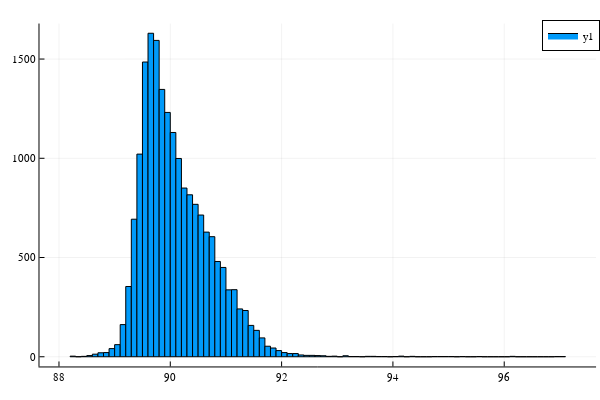

Here is the notebook cell this chart was saved with:
### Code cell
histogram(cy1)

### Figure 1 — Plotly figure (JSON) as saved in the notebook; plotly's stock layout.template omitted (floating-point values rounded to 4 significant figures)
{"data": [{"fill": "tozeroy", "fillcolor": "rgba(0, 154, 250, 1.000)", "hoverinfo": "none", "legendgroup": "y1", "line": {"color": "rgba(0, 0, 0, 1.000)", "dash": "solid", "width": 1}, "mode": "lines", "name": "y1", "showlegend": true, "type": "scatter", "x": [88.2, 88.2, 88.3, 88.3, 88.2, 88.2], "xaxis": "x1", "y": [3, 0, 0, 3, 3, 3], "yaxis": "y1"}, {"fill": "tozeroy", "fillcolor": "rgba(0, 154, 250, 1.000)", "hoverinfo": "none", "legendgroup": "y1", "line": {"color": "rgba(0, 0, 0, 1.000)", "dash": "solid", "width": 1}, "mode": "lines", "name": "y1", "showlegend": false, "type": "scatter", "x": [88.3, 88.3, 88.4, 88.4, 88.3, 88.3], "xaxis": "x1", "y": [0, 0, 0, 0, 0, 0], "yaxis": "y1"}, {"fill": "tozeroy", "fillcolor": "rgba(0, 154, 250, 1.000)", "hoverinfo": "none", "legendgroup": "y1", "line": {"color": "rgba(0, 0, 0, 1.000)", "dash": "solid", "width": 1}, "mode": "lines", "name": "y1", "showlegend": false, "type": "scatter", "x": [88.4, 88.4, 88.5, 88.5, 88.4, 88.4], "xaxis": "x1", "y": [2, 0, 0, 2, 2, 2], "yaxis": "y1"}, {"fill": "tozeroy", "fillcolor": "rgba(0, 154, 250, 1.000)", "hoverinfo": "none", "legendgroup": "y1", "line": {"color": "rgba(0, 0, 0, 1.000)", "dash": "solid", "width": 1}, "mode": "lines", "name": "y1", "showlegend": false, "type": "scatter", "x": [88.5, 88.5, 88.6, 88.6, 88.5, 88.5], "xaxis": "x1", "y": [6, 0, 0, 6, 6, 6], "yaxis": "y1"}, {"fill": "tozeroy", "fillcolor": "rgba(0, 154, 250, 1.000)", "hoverinfo": "none", "legendgroup": "y1", "line": {"color": "rgba(0, 0, 0, 1.000)", "dash": "solid", "width": 1}, "mode": "lines", "name": "y1", "showlegend": false, "type": "scatter", "x": [88.6, 88.6, 88.7, 88.7, 88.6, 88.6], "xaxis": "x1", "y": [13, 0, 0, 13, 13, 13], "yaxis": "y1"}, {"fill": "tozeroy", "fillcolor": "rgba(0, 154, 250, 1.000)", "hoverinfo": "none", "legendgroup": "y1", "line": {"color": "rgba(0, 0, 0, 1.000)", "dash": "solid", "width": 1}, "mode": "lines", "name": "y1", "showlegend": false, "type": "scatter", "x": [88.7, 88.7, 88.8, 88.8, 88.7, 88.7], "xaxis": "x1", "y": [20, 0, 0, 20, 20, 20], "yaxis": "y1"}, {"fill": "tozeroy", "fillcolor": "rgba(0, 154, 250, 1.000)", "hoverinfo": "none", "legendgroup": "y1", "line": {"color": "rgba(0, 0, 0, 1.000)", "dash": "solid", "width": 1}, "mode": "lines", "name": "y1", "showlegend": false, "type": "scatter", "x": [88.8, 88.8, 88.9, 88.9, 88.8, 88.8], "xaxis": "x1", "y": [21, 0, 0, 21, 21, 21], "yaxis": "y1"}, {"fill": "tozeroy", "fillcolor": "rgba(0, 154, 250, 1.000)", "hoverinfo": "none", "legendgroup": "y1", "line": {"color": "rgba(0, 0, 0, 1.000)", "dash": "solid", "width": 1}, "mode": "lines", "name": "y1", "showlegend": false, "type": "scatter", "x": [88.9, 88.9, 89, 89, 88.9, 88.9], "xaxis": "x1", "y": [41, 0, 0, 41, 41, 41], "yaxis": "y1"}, {"fill": "tozeroy", "fillcolor": "rgba(0, 154, 250, 1.000)", "hoverinfo": "none", "legendgroup": "y1", "line": {"color": "rgba(0, 0, 0, 1.000)", "dash": "solid", "width": 1}, "mode": "lines", "name": "y1", "showlegend": false, "type": "scatter", "x": [89, 89, 89.1, 89.1, 89, 89], "xaxis": "x1", "y": [61, 0, 0, 61, 61, 61], "yaxis": "y1"}, {"fill": "tozeroy", "fillcolor": "rgba(0, 154, 250, 1.000)", "hoverinfo": "none", "legendgroup": "y1", "line": {"color": "rgba(0, 0, 0, 1.000)", "dash": "solid", "width": 1}, "mode": "lines", "name": "y1", "showlegend": false, "type": "scatter", "x": [89.1, 89.1, 89.2, 89.2, 89.1, 89.1], "xaxis": "x1", "y": [162, 0, 0, 162, 162, 162], "yaxis": "y1"}, {"fill": "tozeroy", "fillcolor": "rgba(0, 154, 250, 1.000)", "hoverinfo": "none", "legendgroup": "y1", "line": {"color": "rgba(0, 0, 0, 1.000)", "dash": "solid", "width": 1}, "mode": "lines", "name": "y1", "showlegend": false, "type": "scatter", "x": [89.2, 89.2, 89.3, 89.3, 89.2, 89.2], "xaxis": "x1", "y": [354, 0, 0, 354, 354, 354], "yaxis": "y1"}, {"fill": "tozeroy", "fillcolor": "rgba(0, 154, 250, 1.000)", "hoverinfo": "none", "legendgroup": "y1", "line": {"color": "rgba(0, 0, 0, 1.000)", "dash": "solid", "width": 1}, "mode": "lines", "name": "y1", "showlegend": false, "type": "scatter", "x": [89.3, 89.3, 89.4, 89.4, 89.3, 89.3], "xaxis": "x1", "y": [693, 0, 0, 693, 693, 693], "yaxis": "y1"}, {"fill": "tozeroy", "fillcolor": "rgba(0, 154, 250, 1.000)", "hoverinfo": "none", "legendgroup": "y1", "line": {"color": "rgba(0, 0, 0, 1.000)", "dash": "solid", "width": 1}, "mode": "lines", "name": "y1", "showlegend": false, "type": "scatter", "x": [89.4, 89.4, 89.5, 89.5, 89.4, 89.4], "xaxis": "x1", "y": [1021, 0, 0, 1021, 1021, 1021], "yaxis": "y1"}, {"fill": "tozeroy", "fillcolor": "rgba(0, 154, 250, 1.000)", "hoverinfo": "none", "legendgroup": "y1", "line": {"color": "rgba(0, 0, 0, 1.000)", "dash": "solid", "width": 1}, "mode": "lines", "name": "y1", "showlegend": false, "type": "scatter", "x": [89.5, 89.5, 89.6, 89.6, 89.5, 89.5], "xaxis": "x1", "y": [1485, 0, 0, 1485, 1485, 1485], "yaxis": "y1"}, {"fill": "tozeroy", "fillcolor": "rgba(0, 154, 250, 1.000)", "hoverinfo": "none", "legendgroup": "y1", "line": {"color": "rgba(0, 0, 0, 1.000)", "dash": "solid", "width": 1}, "mode": "lines", "name": "y1", "showlegend": false, "type": "scatter", "x": [89.6, 89.6, 89.7, 89.7, 89.6, 89.6], "xaxis": "x1", "y": [1630, 0, 0, 1630, 1630, 1630], "yaxis": "y1"}, {"fill": "tozeroy", "fillcolor": "rgba(0, 154, 250, 1.000)", "hoverinfo": "none", "legendgroup": "y1", "line": {"color": "rgba(0, 0, 0, 1.000)", "dash": "solid", "width": 1}, "mode": "lines", "name": "y1", "showlegend": false, "type": "scatter", "x": [89.7, 89.7, 89.8, 89.8, 89.7, 89.7], "xaxis": "x1", "y": [1594, 0, 0, 1594, 1594, 1594], "yaxis": "y1"}, {"fill": "tozeroy", "fillcolor": "rgba(0, 154, 250, 1.000)", "hoverinfo": "none", "legendgroup": "y1", "line": {"color": "rgba(0, 0, 0, 1.000)", "dash": "solid", "width": 1}, "mode": "lines", "name": "y1", "showlegend": false, "type": "scatter", "x": [89.8, 89.8, 89.9, 89.9, 89.8, 89.8], "xaxis": "x1", "y": [1347, 0, 0, 1347, 1347, 1347], "yaxis": "y1"}, {"fill": "tozeroy", "fillcolor": "rgba(0, 154, 250, 1.000)", "hoverinfo": "none", "legendgroup": "y1", "line": {"color": "rgba(0, 0, 0, 1.000)", "dash": "solid", "width": 1}, "mode": "lines", "name": "y1", "showlegend": false, "type": "scatter", "x": [89.9, 89.9, 90, 90, 89.9, 89.9], "xaxis": "x1", "y": [1231, 0, 0, 1231, 1231, 1231], "yaxis": "y1"}, {"fill": "tozeroy", "fillcolor": "rgba(0, 154, 250, 1.000)", "hoverinfo": "none", "legendgroup": "y1", "line": {"color": "rgba(0, 0, 0, 1.000)", "dash": "solid", "width": 1}, "mode": "lines", "name": "y1", "showlegend": false, "type": "scatter", "x": [90, 90, 90.1, 90.1, 90, 90], "xaxis": "x1", "y": [1130, 0, 0, 1130, 1130, 1130], "yaxis": "y1"}, {"fill": "tozeroy", "fillcolor": "rgba(0, 154, 250, 1.000)", "hoverinfo": "none", "legendgroup": "y1", "line": {"color": "rgba(0, 0, 0, 1.000)", "dash": "solid", "width": 1}, "mode": "lines", "name": "y1", "showlegend": false, "type": "scatter", "x": [90.1, 90.1, 90.2, 90.2, 90.1, 90.1], "xaxis": "x1", "y": [999, 0, 0, 999, 999, 999], "yaxis": "y1"}, {"fill": "tozeroy", "fillcolor": "rgba(0, 154, 250, 1.000)", "hoverinfo": "none", "legendgroup": "y1", "line": {"color": "rgba(0, 0, 0, 1.000)", "dash": "solid", "width": 1}, "mode": "lines", "name": "y1", "showlegend": false, "type": "scatter", "x": [90.2, 90.2, 90.3, 90.3, 90.2, 90.2], "xaxis": "x1", "y": [850, 0, 0, 850, 850, 850], "yaxis": "y1"}, {"fill": "tozeroy", "fillcolor": "rgba(0, 154, 250, 1.000)", "hoverinfo": "none", "legendgroup": "y1", "line": {"color": "rgba(0, 0, 0, 1.000)", "dash": "solid", "width": 1}, "mode": "lines", "name": "y1", "showlegend": false, "type": "scatter", "x": [90.3, 90.3, 90.4, 90.4, 90.3, 90.3], "xaxis": "x1", "y": [816, 0, 0, 816, 816, 816], "yaxis": "y1"}, {"fill": "tozeroy", "fillcolor": "rgba(0, 154, 250, 1.000)", "hoverinfo": "none", "legendgroup": "y1", "line": {"color": "rgba(0, 0, 0, 1.000)", "dash": "solid", "width": 1}, "mode": "lines", "name": "y1", "showlegend": false, "type": "scatter", "x": [90.4, 90.4, 90.5, 90.5, 90.4, 90.4], "xaxis": "x1", "y": [768, 0, 0, 768, 768, 768], "yaxis": "y1"}, {"fill": "tozeroy", "fillcolor": "rgba(0, 154, 250, 1.000)", "hoverinfo": "none", "legendgroup": "y1", "line": {"color": "rgba(0, 0, 0, 1.000)", "dash": "solid", "width": 1}, "mode": "lines", "name": "y1", "showlegend": false, "type": "scatter", "x": [90.5, 90.5, 90.6, 90.6, 90.5, 90.5], "xaxis": "x1", "y": [714, 0, 0, 714, 714, 714], "yaxis": "y1"}, {"fill": "tozeroy", "fillcolor": "rgba(0, 154, 250, 1.000)", "hoverinfo": "none", "legendgroup": "y1", "line": {"color": "rgba(0, 0, 0, 1.000)", "dash": "solid", "width": 1}, "mode": "lines", "name": "y1", "showlegend": false, "type": "scatter", "x": [90.6, 90.6, 90.7, 90.7, 90.6, 90.6], "xaxis": "x1", "y": [628, 0, 0, 628, 628, 628], "yaxis": "y1"}, {"fill": "tozeroy", "fillcolor": "rgba(0, 154, 250, 1.000)", "hoverinfo": "none", "legendgroup": "y1", "line": {"color": "rgba(0, 0, 0, 1.000)", "dash": "solid", "width": 1}, "mode": "lines", "name": "y1", "showlegend": false, "type": "scatter", "x": [90.7, 90.7, 90.8, 90.8, 90.7, 90.7], "xaxis": "x1", "y": [605, 0, 0, 605, 605, 605], "yaxis": "y1"}, {"fill": "tozeroy", "fillcolor": "rgba(0, 154, 250, 1.000)", "hoverinfo": "none", "legendgroup": "y1", "line": {"color": "rgba(0, 0, 0, 1.000)", "dash": "solid", "width": 1}, "mode": "lines", "name": "y1", "showlegend": false, "type": "scatter", "x": [90.8, 90.8, 90.9, 90.9, 90.8, 90.8], "xaxis": "x1", "y": [480, 0, 0, 480, 480, 480], "yaxis": "y1"}, {"fill": "tozeroy", "fillcolor": "rgba(0, 154, 250, 1.000)", "hoverinfo": "none", "legendgroup": "y1", "line": {"color": "rgba(0, 0, 0, 1.000)", "dash": "solid", "width": 1}, "mode": "lines", "name": "y1", "showlegend": false, "type": "scatter", "x": [90.9, 90.9, 91, 91, 90.9, 90.9], "xaxis": "x1", "y": [450, 0, 0, 450, 450, 450], "yaxis": "y1"}, {"fill": "tozeroy", "fillcolor": "rgba(0, 154, 250, 1.000)", "hoverinfo": "none", "legendgroup": "y1", "line": {"color": "rgba(0, 0, 0, 1.000)", "dash": "solid", "width": 1}, "mode": "lines", "name": "y1", "showlegend": false, "type": "scatter", "x": [91, 91, 91.1, 91.1, 91, 91], "xaxis": "x1", "y": [337, 0, 0, 337, 337, 337], "yaxis": "y1"}, {"fill": "tozeroy", "fillcolor": "rgba(0, 154, 250, 1.000)", "hoverinfo": "none", "legendgroup": "y1", "line": {"color": "rgba(0, 0, 0, 1.000)", "dash": "solid", "width": 1}, "mode": "lines", "name": "y1", "showlegend": false, "type": "scatter", "x": [91.1, 91.1, 91.2, 91.2, 91.1, 91.1], "xaxis": "x1", "y": [338, 0, 0, 338, 338, 338], "yaxis": "y1"}, {"fill": "tozeroy", "fillcolor": "rgba(0, 154, 250, 1.000)", "hoverinfo": "none", "legendgroup": "y1", "line": {"color": "rgba(0, 0, 0, 1.000)", "dash": "solid", "width": 1}, "mode": "lines", "name": "y1", "showlegend": false, "type": "scatter", "x": [91.2, 91.2, 91.3, 91.3, 91.2, 91.2], "xaxis": "x1", "y": [241, 0, 0, 241, 241, 241], "yaxis": "y1"}, {"fill": "tozeroy", "fillcolor": "rgba(0, 154, 250, 1.000)", "hoverinfo": "none", "legendgroup": "y1", "line": {"color": "rgba(0, 0, 0, 1.000)", "dash": "solid", "width": 1}, "mode": "lines", "name": "y1", "showlegend": false, "type": "scatter", "x": [91.3, 91.3, 91.4, 91.4, 91.3, 91.3], "xaxis": "x1", "y": [233, 0, 0, 233, 233, 233], "yaxis": "y1"}, {"fill": "tozeroy", "fillcolor": "rgba(0, 154, 250, 1.000)", "hoverinfo": "none", "legendgroup": "y1", "line": {"color": "rgba(0, 0, 0, 1.000)", "dash": "solid", "width": 1}, "mode": "lines", "name": "y1", "showlegend": false, "type": "scatter", "x": [91.4, 91.4, 91.5, 91.5, 91.4, 91.4], "xaxis": "x1", "y": [158, 0, 0, 158, 158, 158], "yaxis": "y1"}, {"fill": "tozeroy", "fillcolor": "rgba(0, 154, 250, 1.000)", "hoverinfo": "none", "legendgroup": "y1", "line": {"color": "rgba(0, 0, 0, 1.000)", "dash": "solid", "width": 1}, "mode": "lines", "name": "y1", "showlegend": false, "type": "scatter", "x": [91.5, 91.5, 91.6, 91.6, 91.5, 91.5], "xaxis": "x1", "y": [133, 0, 0, 133, 133, 133], "yaxis": "y1"}, {"fill": "tozeroy", "fillcolor": "rgba(0, 154, 250, 1.000)", "hoverinfo": "none", "legendgroup": "y1", "line": {"color": "rgba(0, 0, 0, 1.000)", "dash": "solid", "width": 1}, "mode": "lines", "name": "y1", "showlegend": false, "type": "scatter", "x": [91.6, 91.6, 91.7, 91.7, 91.6, 91.6], "xaxis": "x1", "y": [95, 0, 0, 95, 95, 95], "yaxis": "y1"}, {"fill": "tozeroy", "fillcolor": "rgba(0, 154, 250, 1.000)", "hoverinfo": "none", "legendgroup": "y1", "line": {"color": "rgba(0, 0, 0, 1.000)", "dash": "solid", "width": 1}, "mode": "lines", "name": "y1", "showlegend": false, "type": "scatter", "x": [91.7, 91.7, 91.8, 91.8, 91.7, 91.7], "xaxis": "x1", "y": [53, 0, 0, 53, 53, 53], "yaxis": "y1"}, {"fill": "tozeroy", "fillcolor": "rgba(0, 154, 250, 1.000)", "hoverinfo": "none", "legendgroup": "y1", "line": {"color": "rgba(0, 0, 0, 1.000)", "dash": "solid", "width": 1}, "mode": "lines", "name": "y1", "showlegend": false, "type": "scatter", "x": [91.8, 91.8, 91.9, 91.9, 91.8, 91.8], "xaxis": "x1", "y": [44, 0, 0, 44, 44, 44], "yaxis": "y1"}, {"fill": "tozeroy", "fillcolor": "rgba(0, 154, 250, 1.000)", "hoverinfo": "none", "legendgroup": "y1", "line": {"color": "rgba(0, 0, 0, 1.000)", "dash": "solid", "width": 1}, "mode": "lines", "name": "y1", "showlegend": false, "type": "scatter", "x": [91.9, 91.9, 92, 92, 91.9, 91.9], "xaxis": "x1", "y": [31, 0, 0, 31, 31, 31], "yaxis": "y1"}, {"fill": "tozeroy", "fillcolor": "rgba(0, 154, 250, 1.000)", "hoverinfo": "none", "legendgroup": "y1", "line": {"color": "rgba(0, 0, 0, 1.000)", "dash": "solid", "width": 1}, "mode": "lines", "name": "y1", "showlegend": false, "type": "scatter", "x": [92, 92, 92.1, 92.1, 92, 92], "xaxis": "x1", "y": [21, 0, 0, 21, 21, 21], "yaxis": "y1"}, {"fill": "tozeroy", "fillcolor": "rgba(0, 154, 250, 1.000)", "hoverinfo": "none", "legendgroup": "y1", "line": {"color": "rgba(0, 0, 0, 1.000)", "dash": "solid", "width": 1}, "mode": "lines", "name": "y1", "showlegend": false, "type": "scatter", "x": [92.1, 92.1, 92.2, 92.2, 92.1, 92.1], "xaxis": "x1", "y": [16, 0, 0, 16, 16, 16], "yaxis": "y1"}, {"fill": "tozeroy", "fillcolor": "rgba(0, 154, 250, 1.000)", "hoverinfo": "none", "legendgroup": "y1", "line": {"color": "rgba(0, 0, 0, 1.000)", "dash": "solid", "width": 1}, "mode": "lines", "name": "y1", "showlegend": false, "type": "scatter", "x": [92.2, 92.2, 92.3, 92.3, 92.2, 92.2], "xaxis": "x1", "y": [16, 0, 0, 16, 16, 16], "yaxis": "y1"}, {"fill": "tozeroy", "fillcolor": "rgba(0, 154, 250, 1.000)", "hoverinfo": "none", "legendgroup": "y1", "line": {"color": "rgba(0, 0, 0, 1.000)", "dash": "solid", "width": 1}, "mode": "lines", "name": "y1", "showlegend": false, "type": "scatter", "x": [92.3, 92.3, 92.4, 92.4, 92.3, 92.3], "xaxis": "x1", "y": [9, 0, 0, 9, 9, 9], "yaxis": "y1"}, {"fill": "tozeroy", "fillcolor": "rgba(0, 154, 250, 1.000)", "hoverinfo": "none", "legendgroup": "y1", "line": {"color": "rgba(0, 0, 0, 1.000)", "dash": "solid", "width": 1}, "mode": "lines", "name": "y1", "showlegend": false, "type": "scatter", "x": [92.4, 92.4, 92.5, 92.5, 92.4, 92.4], "xaxis": "x1", "y": [7, 0, 0, 7, 7, 7], "yaxis": "y1"}, {"fill": "tozeroy", "fillcolor": "rgba(0, 154, 250, 1.000)", "hoverinfo": "none", "legendgroup": "y1", "line": {"color": "rgba(0, 0, 0, 1.000)", "dash": "solid", "width": 1}, "mode": "lines", "name": "y1", "showlegend": false, "type": "scatter", "x": [92.5, 92.5, 92.6, 92.6, 92.5, 92.5], "xaxis": "x1", "y": [7, 0, 0, 7, 7, 7], "yaxis": "y1"}, {"fill": "tozeroy", "fillcolor": "rgba(0, 154, 250, 1.000)", "hoverinfo": "none", "legendgroup": "y1", "line": {"color": "rgba(0, 0, 0, 1.000)", "dash": "solid", "width": 1}, "mode": "lines", "name": "y1", "showlegend": false, "type": "scatter", "x": [92.6, 92.6, 92.7, 92.7, 92.6, 92.6], "xaxis": "x1", "y": [6, 0, 0, 6, 6, 6], "yaxis": "y1"}, {"fill": "tozeroy", "fillcolor": "rgba(0, 154, 250, 1.000)", "hoverinfo": "none", "legendgroup": "y1", "line": {"color": "rgba(0, 0, 0, 1.000)", "dash": "solid", "width": 1}, "mode": "lines", "name": "y1", "showlegend": false, "type": "scatter", "x": [92.7, 92.7, 92.8, 92.8, 92.7, 92.7], "xaxis": "x1", "y": [5, 0, 0, 5, 5, 5], "yaxis": "y1"}, {"fill": "tozeroy", "fillcolor": "rgba(0, 154, 250, 1.000)", "hoverinfo": "none", "legendgroup": "y1", "line": {"color": "rgba(0, 0, 0, 1.000)", "dash": "solid", "width": 1}, "mode": "lines", "name": "y1", "showlegend": false, "type": "scatter", "x": [92.8, 92.8, 92.9, 92.9, 92.8, 92.8], "xaxis": "x1", "y": [2, 0, 0, 2, 2, 2], "yaxis": "y1"}, {"fill": "tozeroy", "fillcolor": "rgba(0, 154, 250, 1.000)", "hoverinfo": "none", "legendgroup": "y1", "line": {"color": "rgba(0, 0, 0, 1.000)", "dash": "solid", "width": 1}, "mode": "lines", "name": "y1", "showlegend": false, "type": "scatter", "x": [92.9, 92.9, 93, 93, 92.9, 92.9], "xaxis": "x1", "y": [3, 0, 0, 3, 3, 3], "yaxis": "y1"}, {"fill": "tozeroy", "fillcolor": "rgba(0, 154, 250, 1.000)", "hoverinfo": "none", "legendgroup": "y1", "line": {"color": "rgba(0, 0, 0, 1.000)", "dash": "solid", "width": 1}, "mode": "lines", "name": "y1", "showlegend": false, "type": "scatter", "x": [93, 93, 93.1, 93.1, 93, 93], "xaxis": "x1", "y": [0, 0, 0, 0, 0, 0], "yaxis": "y1"}, {"fill": "tozeroy", "fillcolor": "rgba(0, 154, 250, 1.000)", "hoverinfo": "none", "legendgroup": "y1", "line": {"color": "rgba(0, 0, 0, 1.000)", "dash": "solid", "width": 1}, "mode": "lines", "name": "y1", "showlegend": false, "type": "scatter", "x": [93.1, 93.1, 93.2, 93.2, 93.1, 93.1], "xaxis": "x1", "y": [5, 0, 0, 5, 5, 5], "yaxis": "y1"}, {"fill": "tozeroy", "fillcolor": "rgba(0, 154, 250, 1.000)", "hoverinfo": "none", "legendgroup": "y1", "line": {"color": "rgba(0, 0, 0, 1.000)", "dash": "solid", "width": 1}, "mode": "lines", "name": "y1", "showlegend": false, "type": "scatter", "x": [93.2, 93.2, 93.3, 93.3, 93.2, 93.2], "xaxis": "x1", "y": [1, 0, 0, 1, 1, 1], "yaxis": "y1"}, {"fill": "tozeroy", "fillcolor": "rgba(0, 154, 250, 1.000)", "hoverinfo": "none", "legendgroup": "y1", "line": {"color": "rgba(0, 0, 0, 1.000)", "dash": "solid", "width": 1}, "mode": "lines", "name": "y1", "showlegend": false, "type": "scatter", "x": [93.3, 93.3, 93.4, 93.4, 93.3, 93.3], "xaxis": "x1", "y": [1, 0, 0, 1, 1, 1], "yaxis": "y1"}, {"fill": "tozeroy", "fillcolor": "rgba(0, 154, 250, 1.000)", "hoverinfo": "none", "legendgroup": "y1", "line": {"color": "rgba(0, 0, 0, 1.000)", "dash": "solid", "width": 1}, "mode": "lines", "name": "y1", "showlegend": false, "type": "scatter", "x": [93.4, 93.4, 93.5, 93.5, 93.4, 93.4], "xaxis": "x1", "y": [0, 0, 0, 0, 0, 0], "yaxis": "y1"}, {"fill": "tozeroy", "fillcolor": "rgba(0, 154, 250, 1.000)", "hoverinfo": "none", "legendgroup": "y1", "line": {"color": "rgba(0, 0, 0, 1.000)", "dash": "solid", "width": 1}, "mode": "lines", "name": "y1", "showlegend": false, "type": "scatter", "x": [93.5, 93.5, 93.6, 93.6, 93.5, 93.5], "xaxis": "x1", "y": [2, 0, 0, 2, 2, 2], "yaxis": "y1"}, {"fill": "tozeroy", "fillcolor": "rgba(0, 154, 250, 1.000)", "hoverinfo": "none", "legendgroup": "y1", "line": {"color": "rgba(0, 0, 0, 1.000)", "dash": "solid", "width": 1}, "mode": "lines", "name": "y1", "showlegend": false, "type": "scatter", "x": [93.6, 93.6, 93.7, 93.7, 93.6, 93.6], "xaxis": "x1", "y": [2, 0, 0, 2, 2, 2], "yaxis": "y1"}, {"fill": "tozeroy", "fillcolor": "rgba(0, 154, 250, 1.000)", "hoverinfo": "none", "legendgroup": "y1", "line": {"color": "rgba(0, 0, 0, 1.000)", "dash": "solid", "width": 1}, "mode": "lines", "name": "y1", "showlegend": false, "type": "scatter", "x": [93.7, 93.7, 93.8, 93.8, 93.7, 93.7], "xaxis": "x1", "y": [1, 0, 0, 1, 1, 1], "yaxis": "y1"}, {"fill": "tozeroy", "fillcolor": "rgba(0, 154, 250, 1.000)", "hoverinfo": "none", "legendgroup": "y1", "line": {"color": "rgba(0, 0, 0, 1.000)", "dash": "solid", "width": 1}, "mode": "lines", "name": "y1", "showlegend": false, "type": "scatter", "x": [93.8, 93.8, 93.9, 93.9, 93.8, 93.8], "xaxis": "x1", "y": [1, 0, 0, 1, 1, 1], "yaxis": "y1"}, {"fill": "tozeroy", "fillcolor": "rgba(0, 154, 250, 1.000)", "hoverinfo": "none", "legendgroup": "y1", "line": {"color": "rgba(0, 0, 0, 1.000)", "dash": "solid", "width": 1}, "mode": "lines", "name": "y1", "showlegend": false, "type": "scatter", "x": [93.9, 93.9, 94, 94, 93.9, 93.9], "xaxis": "x1", "y": [0, 0, 0, 0, 0, 0], "yaxis": "y1"}, {"fill": "tozeroy", "fillcolor": "rgba(0, 154, 250, 1.000)", "hoverinfo": "none", "legendgroup": "y1", "line": {"color": "rgba(0, 0, 0, 1.000)", "dash": "solid", "width": 1}, "mode": "lines", "name": "y1", "showlegend": false, "type": "scatter", "x": [94, 94, 94.1, 94.1, 94, 94], "xaxis": "x1", "y": [1, 0, 0, 1, 1, 1], "yaxis": "y1"}, {"fill": "tozeroy", "fillcolor": "rgba(0, 154, 250, 1.000)", "hoverinfo": "none", "legendgroup": "y1", "line": {"color": "rgba(0, 0, 0, 1.000)", "dash": "solid", "width": 1}, "mode": "lines", "name": "y1", "showlegend": false, "type": "scatter", "x": [94.1, 94.1, 94.2, 94.2, 94.1, 94.1], "xaxis": "x1", "y": [3, 0, 0, 3, 3, 3], "yaxis": "y1"}, {"fill": "tozeroy", "fillcolor": "rgba(0, 154, 250, 1.000)", "hoverinfo": "none", "legendgroup": "y1", "line": {"color": "rgba(0, 0, 0, 1.000)", "dash": "solid", "width": 1}, "mode": "lines", "name": "y1", "showlegend": false, "type": "scatter", "x": [94.2, 94.2, 94.3, 94.3, 94.2, 94.2], "xaxis": "x1", "y": [0, 0, 0, 0, 0, 0], "yaxis": "y1"}, {"fill": "tozeroy", "fillcolor": "rgba(0, 154, 250, 1.000)", "hoverinfo": "none", "legendgroup": "y1", "line": {"color": "rgba(0, 0, 0, 1.000)", "dash": "solid", "width": 1}, "mode": "lines", "name": "y1", "showlegend": false, "type": "scatter", "x": [94.3, 94.3, 94.4, 94.4, 94.3, 94.3], "xaxis": "x1", "y": [2, 0, 0, 2, 2, 2], "yaxis": "y1"}, {"fill": "tozeroy", "fillcolor": "rgba(0, 154, 250, 1.000)", "hoverinfo": "none", "legendgroup": "y1", "line": {"color": "rgba(0, 0, 0, 1.000)", "dash": "solid", "width": 1}, "mode": "lines", "name": "y1", "showlegend": false, "type": "scatter", "x": [94.4, 94.4, 94.5, 94.5, 94.4, 94.4], "xaxis": "x1", "y": [0, 0, 0, 0, 0, 0], "yaxis": "y1"}, {"fill": "tozeroy", "fillcolor": "rgba(0, 154, 250, 1.000)", "hoverinfo": "none", "legendgroup": "y1", "line": {"color": "rgba(0, 0, 0, 1.000)", "dash": "solid", "width": 1}, "mode": "lines", "name": "y1", "showlegend": false, "type": "scatter", "x": [94.5, 94.5, 94.6, 94.6, 94.5, 94.5], "xaxis": "x1", "y": [0, 0, 0, 0, 0, 0], "yaxis": "y1"}, {"fill": "tozeroy", "fillcolor": "rgba(0, 154, 250, 1.000)", "hoverinfo": "none", "legendgroup": "y1", "line": {"color": "rgba(0, 0, 0, 1.000)", "dash": "solid", "width": 1}, "mode": "lines", "name": "y1", "showlegend": false, "type": "scatter", "x": [94.6, 94.6, 94.7, 94.7, 94.6, 94.6], "xaxis": "x1", "y": [0, 0, 0, 0, 0, 0], "yaxis": "y1"}, {"fill": "tozeroy", "fillcolor": "rgba(0, 154, 250, 1.000)", "hoverinfo": "none", "legendgroup": "y1", "line": {"color": "rgba(0, 0, 0, 1.000)", "dash": "solid", "width": 1}, "mode": "lines", "name": "y1", "showlegend": false, "type": "scatter", "x": [94.7, 94.7, 94.8, 94.8, 94.7, 94.7], "xaxis": "x1", "y": [1, 0, 0, 1, 1, 1], "yaxis": "y1"}, {"fill": "tozeroy", "fillcolor": "rgba(0, 154, 250, 1.000)", "hoverinfo": "none", "legendgroup": "y1", "line": {"color": "rgba(0, 0, 0, 1.000)", "dash": "solid", "width": 1}, "mode": "lines", "name": "y1", "showlegend": false, "type": "scatter", "x": [94.8, 94.8, 94.9, 94.9, 94.8, 94.8], "xaxis": "x1", "y": [1, 0, 0, 1, 1, 1], "yaxis": "y1"}, {"fill": "tozeroy", "fillcolor": "rgba(0, 154, 250, 1.000)", "hoverinfo": "none", "legendgroup": "y1", "line": {"color": "rgba(0, 0, 0, 1.000)", "dash": "solid", "width": 1}, "mode": "lines", "name": "y1", "showlegend": false, "type": "scatter", "x": [94.9, 94.9, 95, 95, 94.9, 94.9], "xaxis": "x1", "y": [1, 0, 0, 1, 1, 1], "yaxis": "y1"}, {"fill": "tozeroy", "fillcolor": "rgba(0, 154, 250, 1.000)", "hoverinfo": "none", "legendgroup": "y1", "line": {"color": "rgba(0, 0, 0, 1.000)", "dash": "solid", "width": 1}, "mode": "lines", "name": "y1", "showlegend": false, "type": "scatter", "x": [95, 95, 95.1, 95.1, 95, 95], "xaxis": "x1", "y": [1, 0, 0, 1, 1, 1], "yaxis": "y1"}, {"fill": "tozeroy", "fillcolor": "rgba(0, 154, 250, 1.000)", "hoverinfo": "none", "legendgroup": "y1", "line": {"color": "rgba(0, 0, 0, 1.000)", "dash": "solid", "width": 1}, "mode": "lines", "name": "y1", "showlegend": false, "type": "scatter", "x": [95.1, 95.1, 95.2, 95.2, 95.1, 95.1], "xaxis": "x1", "y": [0, 0, 0, 0, 0, 0], "yaxis": "y1"}, {"fill": "tozeroy", "fillcolor": "rgba(0, 154, 250, 1.000)", "hoverinfo": "none", "legendgroup": "y1", "line": {"color": "rgba(0, 0, 0, 1.000)", "dash": "solid", "width": 1}, "mode": "lines", "name": "y1", "showlegend": false, "type": "scatter", "x": [95.2, 95.2, 95.3, 95.3, 95.2, 95.2], "xaxis": "x1", "y": [1, 0, 0, 1, 1, 1], "yaxis": "y1"}, {"fill": "tozeroy", "fillcolor": "rgba(0, 154, 250, 1.000)", "hoverinfo": "none", "legendgroup": "y1", "line": {"color": "rgba(0, 0, 0, 1.000)", "dash": "solid", "width": 1}, "mode": "lines", "name": "y1", "showlegend": false, "type": "scatter", "x": [95.3, 95.3, 95.4, 95.4, 95.3, 95.3], "xaxis": "x1", "y": [0, 0, 0, 0, 0, 0], "yaxis": "y1"}, {"fill": "tozeroy", "fillcolor": "rgba(0, 154, 250, 1.000)", "hoverinfo": "none", "legendgroup": "y1", "line": {"color": "rgba(0, 0, 0, 1.000)", "dash": "solid", "width": 1}, "mode": "lines", "name": "y1", "showlegend": false, "type": "scatter", "x": [95.4, 95.4, 95.5, 95.5, 95.4, 95.4], "xaxis": "x1", "y": [0, 0, 0, 0, 0, 0], "yaxis": "y1"}, {"fill": "tozeroy", "fillcolor": "rgba(0, 154, 250, 1.000)", "hoverinfo": "none", "legendgroup": "y1", "line": {"color": "rgba(0, 0, 0, 1.000)", "dash": "solid", "width": 1}, "mode": "lines", "name": "y1", "showlegend": false, "type": "scatter", "x": [95.5, 95.5, 95.6, 95.6, 95.5, 95.5], "xaxis": "x1", "y": [1, 0, 0, 1, 1, 1], "yaxis": "y1"}, {"fill": "tozeroy", "fillcolor": "rgba(0, 154, 250, 1.000)", "hoverinfo": "none", "legendgroup": "y1", "line": {"color": "rgba(0, 0, 0, 1.000)", "dash": "solid", "width": 1}, "mode": "lines", "name": "y1", "showlegend": false, "type": "scatter", "x": [95.6, 95.6, 95.7, 95.7, 95.6, 95.6], "xaxis": "x1", "y": [0, 0, 0, 0, 0, 0], "yaxis": "y1"}, {"fill": "tozeroy", "fillcolor": "rgba(0, 154, 250, 1.000)", "hoverinfo": "none", "legendgroup": "y1", "line": {"color": "rgba(0, 0, 0, 1.000)", "dash": "solid", "width": 1}, "mode": "lines", "name": "y1", "showlegend": false, "type": "scatter", "x": [95.7, 95.7, 95.8, 95.8, 95.7, 95.7], "xaxis": "x1", "y": [0, 0, 0, 0, 0, 0], "yaxis": "y1"}, {"fill": "tozeroy", "fillcolor": "rgba(0, 154, 250, 1.000)", "hoverinfo": "none", "legendgroup": "y1", "line": {"color": "rgba(0, 0, 0, 1.000)", "dash": "solid", "width": 1}, "mode": "lines", "name": "y1", "showlegend": false, "type": "scatter", "x": [95.8, 95.8, 95.9, 95.9, 95.8, 95.8], "xaxis": "x1", "y": [0, 0, 0, 0, 0, 0], "yaxis": "y1"}, {"fill": "tozeroy", "fillcolor": "rgba(0, 154, 250, 1.000)", "hoverinfo": "none", "legendgroup": "y1", "line": {"color": "rgba(0, 0, 0, 1.000)", "dash": "solid", "width": 1}, "mode": "lines", "name": "y1", "showlegend": false, "type": "scatter", "x": [95.9, 95.9, 96, 96, 95.9, 95.9], "xaxis": "x1", "y": [0, 0, 0, 0, 0, 0], "yaxis": "y1"}, {"fill": "tozeroy", "fillcolor": "rgba(0, 154, 250, 1.000)", "hoverinfo": "none", "legendgroup": "y1", "line": {"color": "rgba(0, 0, 0, 1.000)", "dash": "solid", "width": 1}, "mode": "lines", "name": "y1", "showlegend": false, "type": "scatter", "x": [96, 96, 96.1, 96.1, 96, 96], "xaxis": "x1", "y": [0, 0, 0, 0, 0, 0], "yaxis": "y1"}, {"fill": "tozeroy", "fillcolor": "rgba(0, 154, 250, 1.000)", "hoverinfo": "none", "legendgroup": "y1", "line": {"color": "rgba(0, 0, 0, 1.000)", "dash": "solid", "width": 1}, "mode": "lines", "name": "y1", "showlegend": false, "type": "scatter", "x": [96.1, 96.1, 96.2, 96.2, 96.1, 96.1], "xaxis": "x1", "y": [2, 0, 0, 2, 2, 2], "yaxis": "y1"}, {"fill": "tozeroy", "fillcolor": "rgba(0, 154, 250, 1.000)", "hoverinfo": "none", "legendgroup": "y1", "line": {"color": "rgba(0, 0, 0, 1.000)", "dash": "solid", "width": 1}, "mode": "lines", "name": "y1", "showlegend": false, "type": "scatter", "x": [96.2, 96.2, 96.3, 96.3, 96.2, 96.2], "xaxis": "x1", "y": [0, 0, 0, 0, 0, 0], "yaxis": "y1"}, {"fill": "tozeroy", "fillcolor": "rgba(0, 154, 250, 1.000)", "hoverinfo": "none", "legendgroup": "y1", "line": {"color": "rgba(0, 0, 0, 1.000)", "dash": "solid", "width": 1}, "mode": "lines", "name": "y1", "showlegend": false, "type": "scatter", "x": [96.3, 96.3, 96.4, 96.4, 96.3, 96.3], "xaxis": "x1", "y": [0, 0, 0, 0, 0, 0], "yaxis": "y1"}, {"fill": "tozeroy", "fillcolor": "rgba(0, 154, 250, 1.000)", "hoverinfo": "none", "legendgroup": "y1", "line": {"color": "rgba(0, 0, 0, 1.000)", "dash": "solid", "width": 1}, "mode": "lines", "name": "y1", "showlegend": false, "type": "scatter", "x": [96.4, 96.4, 96.5, 96.5, 96.4, 96.4], "xaxis": "x1", "y": [0, 0, 0, 0, 0, 0], "yaxis": "y1"}, {"fill": "tozeroy", "fillcolor": "rgba(0, 154, 250, 1.000)", "hoverinfo": "none", "legendgroup": "y1", "line": {"color": "rgba(0, 0, 0, 1.000)", "dash": "solid", "width": 1}, "mode": "lines", "name": "y1", "showlegend": false, "type": "scatter", "x": [96.5, 96.5, 96.6, 96.6, 96.5, 96.5], "xaxis": "x1", "y": [0, 0, 0, 0, 0, 0], "yaxis": "y1"}, {"fill": "tozeroy", "fillcolor": "rgba(0, 154, 250, 1.000)", "hoverinfo": "none", "legendgroup": "y1", "line": {"color": "rgba(0, 0, 0, 1.000)", "dash": "solid", "width": 1}, "mode": "lines", "name": "y1", "showlegend": false, "type": "scatter", "x": [96.6, 96.6, 96.7, 96.7, 96.6, 96.6], "xaxis": "x1", "y": [0, 0, 0, 0, 0, 0], "yaxis": "y1"}, {"fill": "tozeroy", "fillcolor": "rgba(0, 154, 250, 1.000)", "hoverinfo": "none", "legendgroup": "y1", "line": {"color": "rgba(0, 0, 0, 1.000)", "dash": "solid", "width": 1}, "mode": "lines", "name": "y1", "showlegend": false, "type": "scatter", "x": [96.7, 96.7, 96.8, 96.8, 96.7, 96.7], "xaxis": "x1", "y": [0, 0, 0, 0, 0, 0], "yaxis": "y1"}, {"fill": "tozeroy", "fillcolor": "rgba(0, 154, 250, 1.000)", "hoverinfo": "none", "legendgroup": "y1", "line": {"color": "rgba(0, 0, 0, 1.000)", "dash": "solid", "width": 1}, "mode": "lines", "name": "y1", "showlegend": false, "type": "scatter", "x": [96.8, 96.8, 96.9, 96.9, 96.8, 96.8], "xaxis": "x1", "y": [0, 0, 0, 0, 0, 0], "yaxis": "y1"}, {"fill": "tozeroy", "fillcolor": "rgba(0, 154, 250, 1.000)", "hoverinfo": "none", "legendgroup": "y1", "line": {"color": "rgba(0, 0, 0, 1.000)", "dash": "solid", "width": 1}, "mode": "lines", "name": "y1", "showlegend": false, "type": "scatter", "x": [96.9, 96.9, 97, 97, 96.9, 96.9], "xaxis": "x1", "y": [1, 0, 0, 1, 1, 1], "yaxis": "y1"}, {"fill": "tozeroy", "fillcolor": "rgba(0, 154, 250, 1.000)", "hoverinfo": "none", "legendgroup": "y1", "line": {"color": "rgba(0, 0, 0, 1.000)", "dash": "solid", "width": 1}, "mode": "lines", "name": "y1", "showlegend": false, "type": "scatter", "x": [97, 97, 97.1, 97.1, 97, 97], "xaxis": "x1", "y": [1, 0, 0, 1, 1, 1], "yaxis": "y1"}], "layout": {"annotations": [], "height": 400, "legend": {"bgcolor": "rgba(255, 255, 255, 1.000)", "bordercolor": "rgba(0, 0, 0, 1.000)", "borderwidth": 1, "font": {"color": "rgba(0, 0, 0, 1.000)", "family": "sans-serif", "size": 11}, "title": {"font": {"color": "rgba(0, 0, 0, 1.000)", "family": "sans-serif", "size": 15}, "text": ""}, "tracegroupgap": 0, "traceorder": "normal", "x": 1, "xanchor": "auto", "y": 1, "yanchor": "auto"}, "margin": {"b": 20, "l": 0, "r": 0, "t": 20}, "paper_bgcolor": "rgba(255, 255, 255, 1.000)", "plot_bgcolor": "rgba(255, 255, 255, 1.000)", "showlegend": true, "width": 600, "xaxis": {"anchor": "y", "domain": [0.06582, 0.9934], "gridcolor": "rgba(0, 0, 0, 0.100)", "gridwidth": 0.5, "linecolor": "rgba(0, 0, 0, 1.000)", "mirror": false, "range": [87.65, 97.65], "showgrid": true, "showline": true, "showticklabels": true, "tickangle": 0, "tickcolor": "rgb(0, 0, 0)", "tickfont": {"color": "rgba(0, 0, 0, 1.000)", "family": "sans-serif", "size": 11}, "tickmode": "array", "ticks": "inside", "ticktext": ["88", "90", "92", "94", "96"], "tickvals": [88, 90, 92, 94, 96], "title": "", "titlefont": {"color": "rgba(0, 0, 0, 1.000)", "family": "sans-serif", "size": 15}, "type": "-", "visible": true, "zeroline": false, "zerolinecolor": "rgba(0, 0, 0, 1.000)"}, "yaxis": {"anchor": "x", "domain": [0.03762, 0.9902], "gridcolor": "rgba(0, 0, 0, 0.100)", "gridwidth": 0.5, "linecolor": "rgba(0, 0, 0, 1.000)", "mirror": false, "range": [-48.9, 1679.0], "showgrid": true, "showline": true, "showticklabels": true, "tickangle": 0, "tickcolor": "rgb(0, 0, 0)", "tickfont": {"color": "rgba(0, 0, 0, 1.000)", "family": "sans-serif", "size": 11}, "tickmode": "array", "ticks": "inside", "ticktext": ["0", "500", "1000", "1500"], "tickvals": [0, 500, 1000, 1500], "title": "", "titlefont": {"color": "rgba(0, 0, 0, 1.000)", "family": "sans-serif", "size": 15}, "type": "-", "visible": true, "zeroline": false, "zerolinecolor": "rgba(0, 0, 0, 1.000)"}}}
